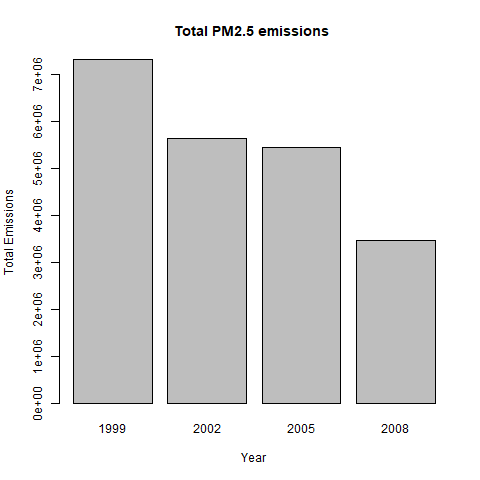

Generate this figure with R:
barplot(c(sum(Dates$'1999'$Emissions),sum(Dates$'2002'$Emissions),sum(Dates$'2005'$Emissions),sum(Dates$'2008'$Emissions)) , names.arg = c(1999,2002,2005,2008), ylab = 'Total Emissions' , xlab='Year' , main="Total PM2.5 emissions ")
dev.copy( png,"plot1.png",width = 480, height = 480, units = "px",)
dev.off()
